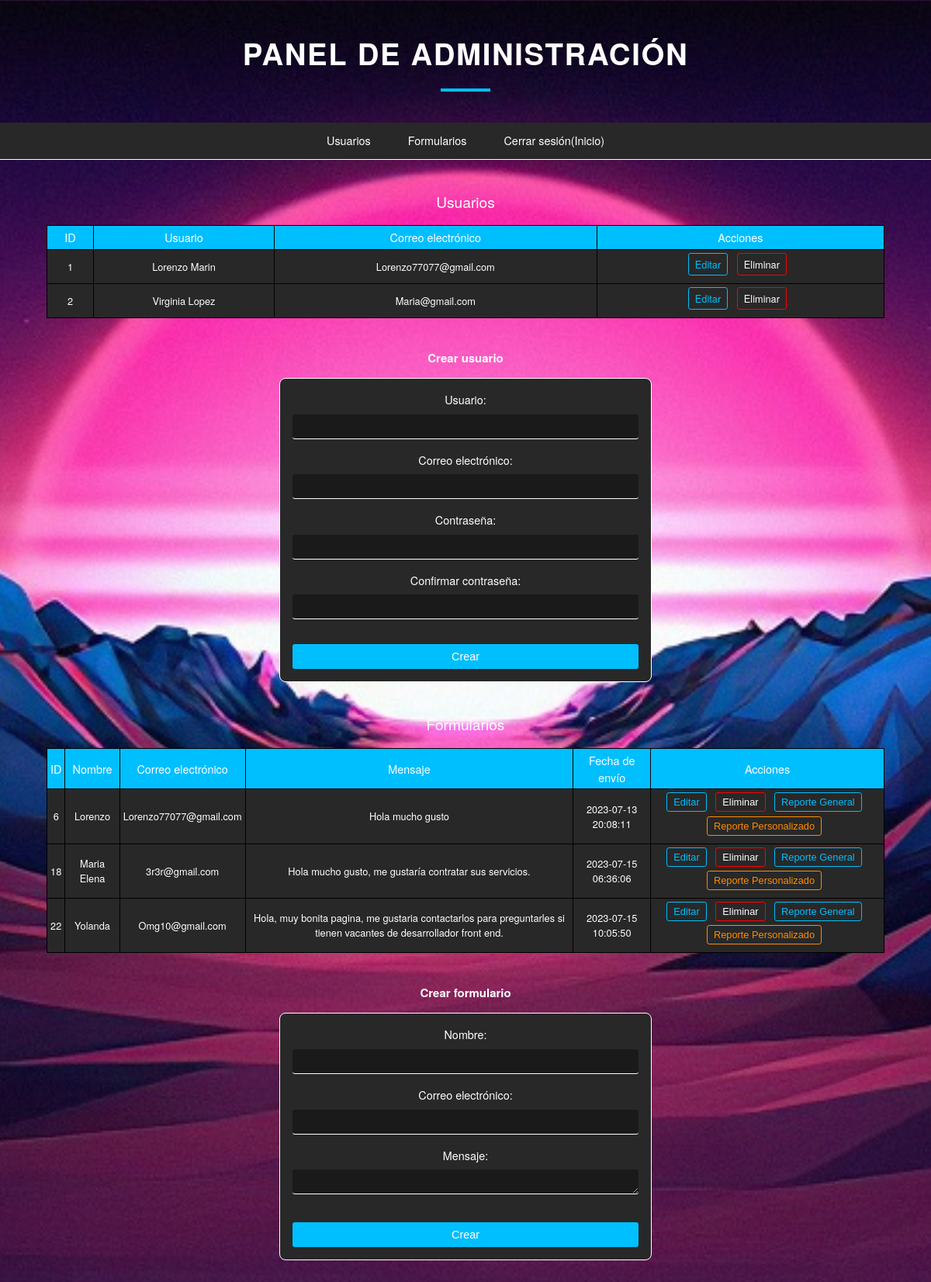
Page /administrador.php (signed in) on the committed database.
### tables this page shows
CREATE TABLE `usuarios` (
  `id` int(11) NOT NULL,
  `usuario` varchar(50) NOT NULL,
  `correo` varchar(50) NOT NULL,
  `contrasena` varchar(255) NOT NULL
);

CREATE TABLE `formularios` (
  `id` int(11) NOT NULL,
  `nombre` varchar(50) NOT NULL,
  `correo` varchar(50) NOT NULL,
  `mensaje` text NOT NULL,
  `fecha_envio` timestamp NOT NULL DEFAULT current_timestamp()
);

### administrador.php (the view, shortened to what this page needs)
<?php
$servername = "localhost";
$username = "root";
$password = "";
$dbname = "administración";
$conn = new mysqli($servername, $username, $password, $dbname);
$sql = "SELECT * FROM usuarios";
$resultado = $conn->query($sql);
$usuarios = [];
if ($resultado->num_rows > 0) {
    while ($fila = $resultado->fetch_assoc()) {
        $usuarios[] = $fila;
    }
}
$sql = "SELECT * FROM formularios";
$resultado = $conn->query($sql);
$formularios = [];
if ($resultado->num_rows > 0) {
    while ($fila = $resultado->fetch_assoc()) {
        $formularios[] = $fila;
    }
}
?>
<!DOCTYPE html>
<html>
<head>
    <link rel="stylesheet" href="administrador_estilos.css">
</head>
<body>
<h1>Panel de administración</h1>
<nav>
<ul>
    <li><a href="#usuarios">Usuarios</a></li>
    <li><a href="#formularios">Formularios</a></li>
    <li><a href="principal.php">Cerrar sesión(Inicio)</a></li>
</ul>
</nav>
<section id="usuarios">
    <h2>Usuarios</h2>
    <table>
        <thead>
            <tr>
                <th>ID</th>
                <th>Usuario</th>
                <th>Correo electrónico</th>
                <th>Acciones</th>
            </tr>
        </thead>
        <tbody>
            <?php foreach ($usuarios as $usuario): ?>
                <tr>
                    <td><?php echo $usuario['id']; ?></td>
                    <td><?php echo $usuario['usuario']; ?></td>
                    <td><?php echo $usuario['correo']; ?></td>
                    <td>
                    <a href="editar_usuario.php?id=<?php echo $usuario['id']; ?>" class="btn-editar">Editar</a>
                    <a href="?eliminar_usuario=<?php echo $usuario['id']; ?>" class="btn-eliminar" onclick="if(!confirm('¿Estás seguro de que quieres eliminar este usuario?')){return false;}">Eliminar</a>
                    </td>
                </tr>
            <?php endforeach; ?>
        </tbody>
    </table>
    <h3>Crear usuario</h3>
    <form method="POST">
        <label for="usuario">Usuario:</label>
        <input type="text" name="usuario" required>
        <br>
        <label for="correo">Correo electrónico:</label>
        <input type="email" name="correo" required>
        <br>
        <label for="contrasena">Contraseña:</label>
        <input type="password" name="contrasena" required>
        <br>
        <label for="confirmar_contrasena">Confirmar contraseña:</label>
        <input type="password" name="confirmar_contrasena" required>
        <br>
        <input type="submit" name="crear_usuario" value="Crear">
    </form>
</section>
<section id="formularios">
    <h2>Formularios</h2>
    <table>
        <thead>
            <tr>
                <th>ID</th>
                <th>Nombre</th>
                <th>Correo electrónico</th>
                <th>Mensaje</th>
                <th>Fecha de envío</th>
                <th>Acciones</th>
            </tr>
        </thead>
        <tbody>
            <?php foreach ($formularios as $formulario): ?>
                <tr>
                    <td><?php echo $formulario['id']; ?></td>
                    <td><?php echo $formulario['nombre']; ?></td>
                    <td><?php echo $formulario['correo']; ?></td>
                    <td><?php echo $formulario['mensaje']; ?></td>
                    <td><?php echo $formulario['fecha_envio']; ?></td>
                    <td>
                    <button class="btn-editar" type="button" onclick="location.href='editar_formulario.php?id=<?php echo $formulario['id']; ?>'">Editar</button>
                    <button class="btn-eliminar" type="button" onclick="if(confirm('¿Estás seguro de que quieres eliminar este formulario?')){location.href='?eliminar_formulario=<?php echo $formulario['id']; ?>'}">Eliminar</button>
                    <button class="btn-generar-reporte" type="button" onclick="location.href='reporte_general.php'">Reporte General</button>
                    <button class="btn-generar-reporte-personalizado" type="button" onclick="location.href='reporte_personalizado.php?id=<?php echo $formulario['id']; ?>'">Reporte Personalizado</button>
                </td>
                </tr>
            <?php endforeach; ?>
        </tbody>
    </table>
    <h3>Crear formulario</h3>
    <form method="POST">
        <label for="nombre">Nombre:</label>
        <input type="text" name="nombre" required>
        <br>
        <label for="correo">Correo electrónico:</label>
        <input type="email" name="correo" required>
        <br>
        <label for="mensaje">Mensaje:</label>
        <textarea name="mensaje" required></textarea>
        <br>
        <input type="submit" name="crear_formulario" value="Crear">
    </form>
</section>
</body>
</html>

### administrador_estilos.css (style rules this page uses)
* { box-sizing: border-box; text-align: center; }
body { height: 100%; margin: 0; padding: 0; zoom: 80%; }
body { background-image: url('Img/FondoPrin.jpg'); background-size: cover; background-position: center; background-color: #1a1a1a; color: #fff; font-family: 'Helvetica Neue', sans-serif; font-size: 16px; line-height: 1.5; overflow-x: hidden; }
h1, h2 { color: #fff; font-weight: normal; text-align: center; }
h1 { font-size: 36px; margin: 50px 0; }
h2 { font-size: 24px; margin: 30px 0 20px; }
h1 { font-size: 48px; font-weight: bold; text-align: center; margin: 50px 0; text-transform: uppercase; letter-spacing: 2px; }
h1::after { content: ""; display: block; width: 80px; height: 5px; margin: 20px auto; background-color: #00bfff; }
form { max-width: 600px; margin: 0 auto; padding: 20px; border: 2px solid #fff; border-radius: 10px; background-color: #282828; margin-bottom: 50px; }
label { display: block; font-size: 18px; margin-bottom: 10px; }
input[type="text"], input[type="email"], textarea, select { padding: 10px; margin-bottom: 20px; border: 1px solid #ccc; border-radius: 4px; background-color: #1a1a1a; border: none; border-bottom: 2px solid #fff; color: #fff; font-size: 16px; height: 40px; margin-bottom: 20px; padding: 0 10px; width: 100%; }
input[type="password"] { padding: 10px; margin-bottom: 20px; border: 1px solid #ccc; border-radius: 4px; background-color: #1a1a1a; border: none; border-bottom: 2px solid #fff; color: #fff; font-size: 16px; height: 40px; margin-bottom: 20px; padding: 0 10px; width: 100%; }
input[type="submit"] { background-color: #00bfff; border: none; border-radius: 4px; color: #fff; cursor: pointer; font-size: 18px; height: 40px; margin-top: 20px; width: 100%; }
table { border-collapse: collapse; margin: 0 auto 50px; max-width: 100%; width: 90%; }
th, td { border: 1px solid #fff; padding: 10px; text-align: center; }
th { background-color: #00bfff; color: #fff; font-size: 18px; font-weight: normal; }
td { background-color: #282828; color: #fff; font-size: 16px; }
.btn-generar-reporte, .btn-generar-reporte-personalizado { background-color: transparent; border: 2px solid #fff; border-radius: 4px; color: #fff; font-size: 16px; margin-right: 10px; padding: 5px 10px; text-decoration: none; transition: background-color 0.3s ease; display: inline-block; }
.btn-generar-reporte { border-color: #00bfff; color: #00bfff; }
.btn-generar-reporte-personalizado { border-color: #ff8c00; color: #ff8c00; }
.btn-editar, .btn-eliminar, .btn-generar-reporte, .btn-generar-reporte-personalizado { background-color: transparent; border: 2px solid #fff; border-radius: 4px; color: #fff; cursor: pointer; font-size: 16px; margin-right: 10px; padding: 5px 10px; text-decoration: none; transition: background-color 0.3s ease; display: inline-block; margin-bottom: 7px; }
.btn-eliminar { border-color: #ff0000; }
.btn-editar { border-color: #00bfff; color: #00bfff; }
section { margin-top: 50px; }
nav { background-color: #282828; border-bottom: 2px solid #fff; height: 60px; display: flex; text-align: center; align-items: center; padding: 0 50px; }
nav a { color: #fff; font-size: 18px; text-decoration: none; margin: 0 20px; padding: 10px; }
nav ul { list-style: none; margin: 0; padding: 0; display: flex; align-items: center; justify-content: center; flex-grow: 1; }

### administrador.php (style rules this page uses)
table { border-collapse: collapse; }
table, th, td { border: 1px solid black; padding: 5px; }

### rows in the picture
usuarios: id "1", usuario "Lorenzo Marin", correo "Lorenzo77077@gmail.com"
usuarios: id "2", usuario "Virginia Lopez", correo "Maria@gmail.com"
formularios: id "6", nombre "Lorenzo", correo "Lorenzo77077@gmail.com", mensaje "Hola mucho gusto", fecha_envio "2023-07-13 20:08:11"
formularios: id "18", nombre "Maria Elena", correo "3r3r@gmail.com", mensaje "Hola mucho gusto, me gustaría contratar sus servicios.", fecha_envio "2023-07-15 06:36:06"
formularios: id "22", nombre "Yolanda", correo "Omg10@gmail.com", mensaje "Hola, muy bonita pagina, me gustaria contactarlos para preguntarles si tienen vacantes de desarrollador front end.", fecha_envio "2023-07-15 10:05:50"
